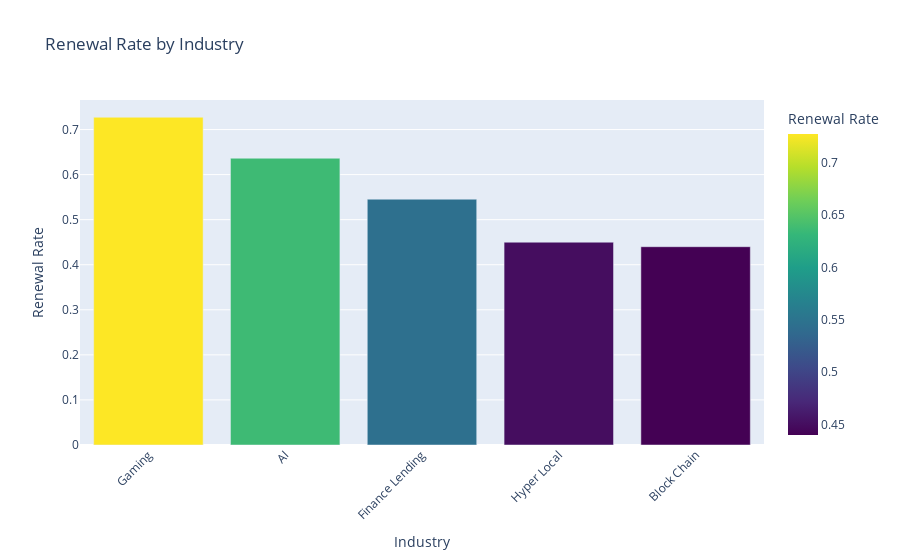

Source (notebook cell):
### Markdown cell above
Which industry in the organization has the highest renewal rate?

### Code cell
# Analyze and visualize industry renewal rates
# Merge subscription data with industry data to associate industries with clients
subscription_industry = subscription_data.merge(industry_data, on='client_id', how='left')

# Calculate the average renewal rate per industry

industry_renewal_rates = subscription_industry.groupby('industry')['renewed'].mean().reset_index()
industry_renewal_rates = industry_renewal_rates.sort_values(by='renewed', ascending=False)

# Create an interactive bar chart to display renewal rates by industry
fig_industry = px.bar(
    industry_renewal_rates, x='industry', y='renewed',
    color='renewed', title='Renewal Rate by Industry',
    labels={'industry': 'Industry', 'renewed': 'Renewal Rate'},
    color_continuous_scale='viridis'
)

# Improve readability by tilting x-axis labels and adding spacing between bars
fig_industry.update_layout(xaxis=dict(tickangle=-45), bargap=0.2)
fig_industry.show()
pio.write_html(fig, 'Renewal Rate by Industry.html')

### Figure 1 — Plotly figure (JSON) as saved in the notebook; plotly's stock layout.template omitted (floating-point values rounded to 4 significant figures)
{"data": [{"alignmentgroup": "True", "hovertemplate": "Industry=%{x}<br>Renewal Rate=%{marker.color}<extra></extra>", "legendgroup": "", "marker": {"color": [0.7273, 0.6364, 0.5455, 0.45, 0.44], "coloraxis": "coloraxis", "pattern": {"shape": ""}}, "name": "", "offsetgroup": "", "orientation": "v", "showlegend": false, "textposition": "auto", "type": "bar", "x": ["Gaming", "AI", "Finance Lending", "Hyper Local", "Block Chain"], "xaxis": "x", "y": [0.7273, 0.6364, 0.5455, 0.45, 0.44], "yaxis": "y"}], "layout": {"bargap": 0.2, "barmode": "relative", "coloraxis": {"colorbar": {"title": {"text": "Renewal Rate"}}, "colorscale": [[0, "#440154"], [0.1111, "#482878"], [0.2222, "#3e4989"], [0.3333, "#31688e"], [0.4444, "#26828e"], [0.5556, "#1f9e89"], [0.6667, "#35b779"], [0.7778, "#6ece58"], [0.8889, "#b5de2b"], [1, "#fde725"]]}, "legend": {"tracegroupgap": 0}, "title": {"text": "Renewal Rate by Industry"}, "xaxis": {"anchor": "y", "domain": [0, 1], "tickangle": -45, "title": {"text": "Industry"}}, "yaxis": {"anchor": "x", "domain": [0, 1], "title": {"text": "Renewal Rate"}}}}
